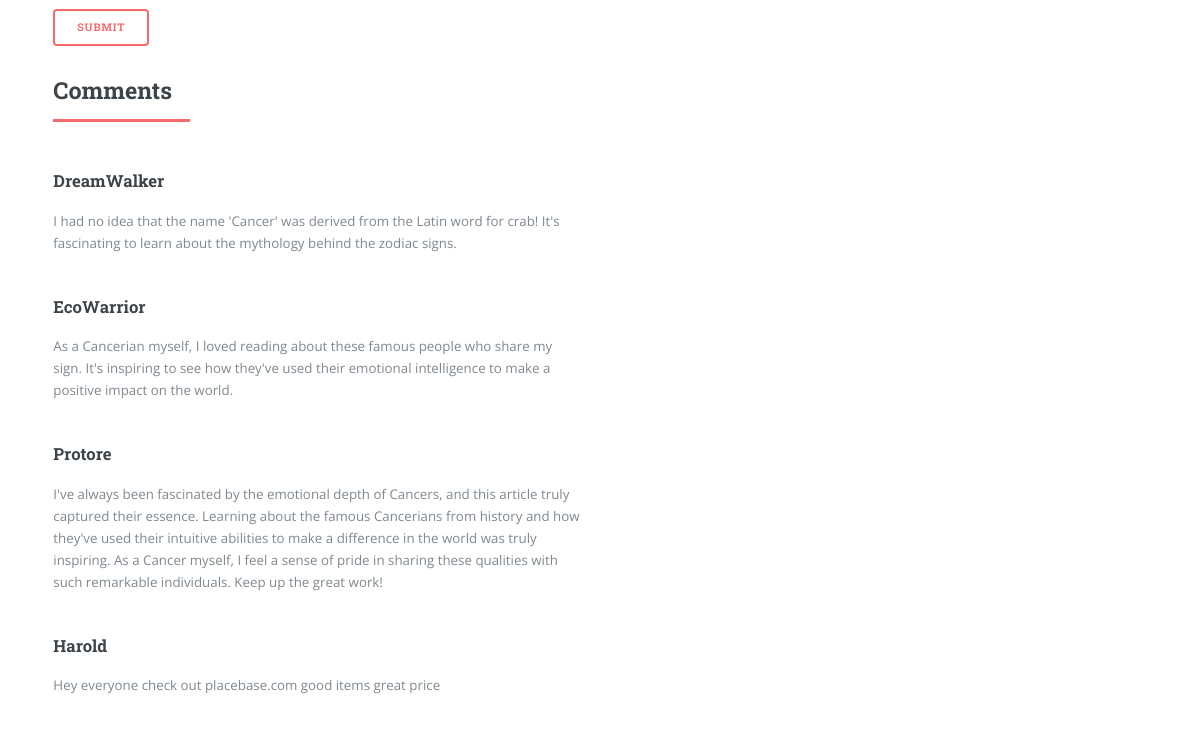
Before: /posts/14 (lower part) with the older database file.
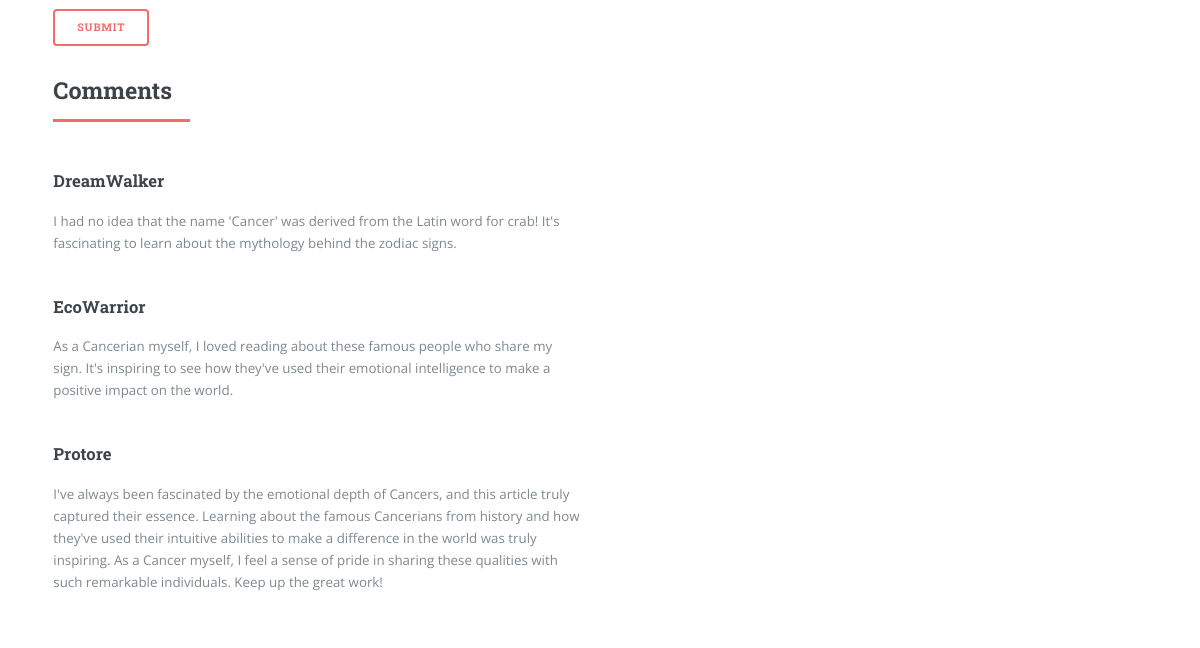
After: the same page with the newer database file.
### tables this page shows
CREATE TABLE Comment (
        id INTEGER PRIMARY KEY,
        postid INTEGER,
        author TEXT NOT NULL,
        content TEXT NOT NULL,
        created_utc INTEGER NOT NULL,
        FOREIGN KEY (postid) REFERENCES Post (id)
    );

### controllers/post.py (the view, shortened to what this page needs)
@post_blueprint.route('/posts/<int:post_id>', methods=['GET', 'POST'])
def show_post(post_id):
    form = CommentForm()
    form.post_id.data = post_id
    searchform = SearchForm()
    spotlight = get_spotlight_posts()
    selectedpost = BusinessLogicLayer.businesslogic.getposts(post_id)
    if not selectedpost:
        abort(404, "Sorry, we couldn't find the post you requested.")
    comments = BusinessLogicLayer.businesslogic.get_comments_by_post_id(post_id)
    selectedpost.addcomments(comments)
    author = BusinessLogicLayer.businesslogic.getauthors(selectedpost.authorid)
    return render_template('/postdetail.html', post=selectedpost, form=form, spotlight_topic = spotlight['topic'].name, spotlight_posts = spotlight['posts'],  searchform = searchform, author=author)

### forms.py
class CommentForm(FlaskForm):
    post_id = HiddenField('Post ID', validators=[DataRequired()])
    comment = TextAreaField('Comment', validators=[DataRequired(), Length(max=500), NoProfanity()])
    name = StringField('Name', validators=[Optional(), Length(max=50)])
    recaptcha = RecaptchaField()

class SearchForm(FlaskForm):
    query = StringField('Search', validators=[DataRequired(), Length(max=100)])
    submit = SubmitField('Search')

### BusinessLogicLayer/businesslogic.py (called while the page is built)
def populate_post_tags_and_author(post):
    tags = []
    posttags = DataAccessLayer.dataaccess.get_post_tags_by_postid(post.id)
    for posttag in posttags:
        tagid = int(posttag['tagid'])
        tag = DataAccessLayer.dataaccess.get_tags_by_id(tagid)
        tags.append(tag)
    post.addtags(tags)
    author = DataAccessLayer.dataaccess.get_authors(post.authorid)
    post.addauthor(author)

def getposts(id=None):
    posts = DataAccessLayer.dataaccess.get_posts(id)
    if(id):
        populate_post_tags_and_author(posts)
    else:
        for post in posts:
            populate_post_tags_and_author(post)
    return posts

def getauthors(id=None):
    return DataAccessLayer.dataaccess.get_authors(id)

### templates/postdetail.html (shortened to what this page needs)
<!DOCTYPE HTML>
<html>
<head>
	<link rel="stylesheet" href="{{ url_for('static', filename='assets/css/main.css') }}" />
	<link rel="stylesheet" href="{{ url_for('static', filename='csscustom/style.css') }}" />
</head>
<body class="is-preload">
	<div id="wrapper">
		<div id="main">
			<div class="inner">
				<section>
					<section id="comment-form" class="alt">
						<form method="post" action="{{ url_for('post.show_post', post_id=post.id) }}">
							<input type="submit" value="Submit" style="margin-top: 10px;">
						</form>
					</section>
					<header class="major">
						<h2>Comments</h2>
					</header>
					<div class="features">
						{% for comment in post.comments %}
						<article>
							<div class="content">
								<h3>{{comment.author}}</h3>
								<p>{{comment.content}}</p>
							</div>
						</article>
						<article></article>
						{% endfor %}
					</div>
				</section>
			</div>
		</div>
	</div>
</body>
</html>

Changed rows visible on the page:
removed Comment: author "Harold", content "Hey everyone check out placebase.com good items great price"
